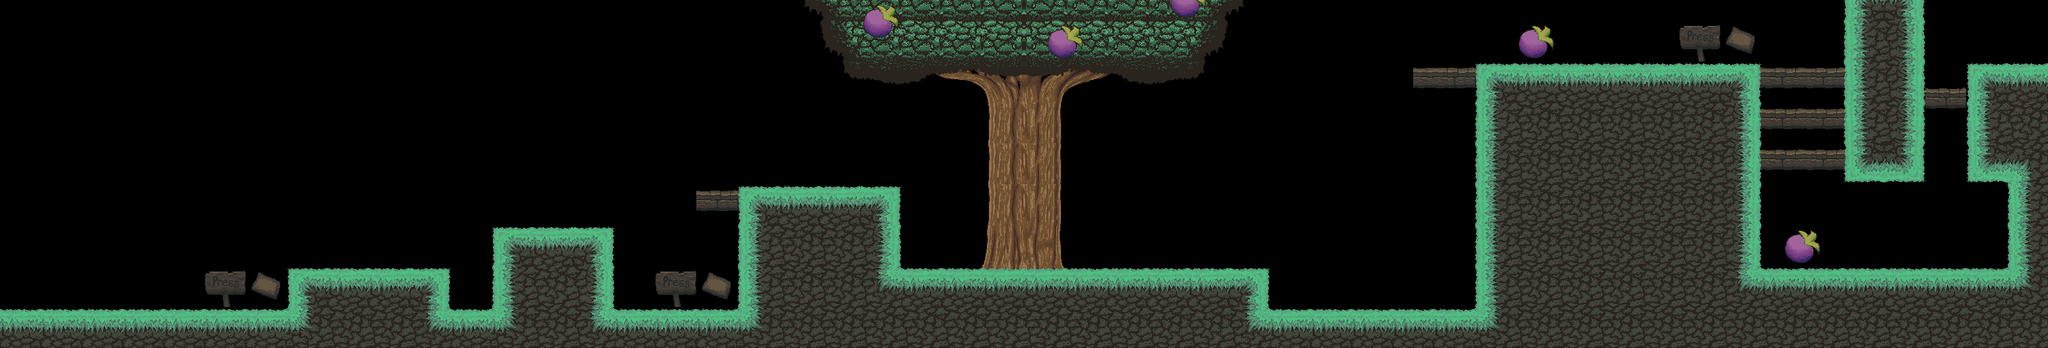

Rendered tile map (Tiled .tmx) drawn with the repository's tilesets; below, a short description and the map source with its tile grids summarised:
An orthogonal 100x17 tile map with 32x32 px tiles, 6 tile layers (Stump, Tile Layer 1, ground, platform, ...), 2 tilesets.

<map version="1.2" tiledversion="1.2.2" orientation="orthogonal" renderorder="right-down" width="100" height="17" tilewidth="32" tileheight="32" infinite="0" nextlayerid="7" nextobjectid="1">
 <tileset firstgid="1" source="Grass_Platforms.tsx" />
 <tileset firstgid="43" source="Misc.tsx" />
 <layer id="4" name="Stump" width="100" height="17">
  <data>[1700 cells, 19 non-empty, 11 distinct tile ids]</data>
 </layer>
 <layer id="1" name="Tile Layer 1" width="100" height="17">
  <data>[1700 cells, 154 non-empty, 29 distinct tile ids]</data>
 </layer>
 <layer id="5" name="ground" width="100" height="17">
  <data>[1700 cells, 90 non-empty, 12 distinct tile ids]</data>
 </layer>
 <layer id="6" name="platform" width="100" height="17">
  <data>[1700 cells, 10 non-empty, 1 distinct tile ids]</data>
 </layer>
 <layer id="2" name="Leaves" width="100" height="17">
  <data>[1700 cells, 55 non-empty, 26 distinct tile ids]</data>
 </layer>
 <layer id="3" name="Fruit" width="100" height="17">
  <data>[1700 cells, 10 non-empty, 2 distinct tile ids]</data>
 </layer>
</map>
